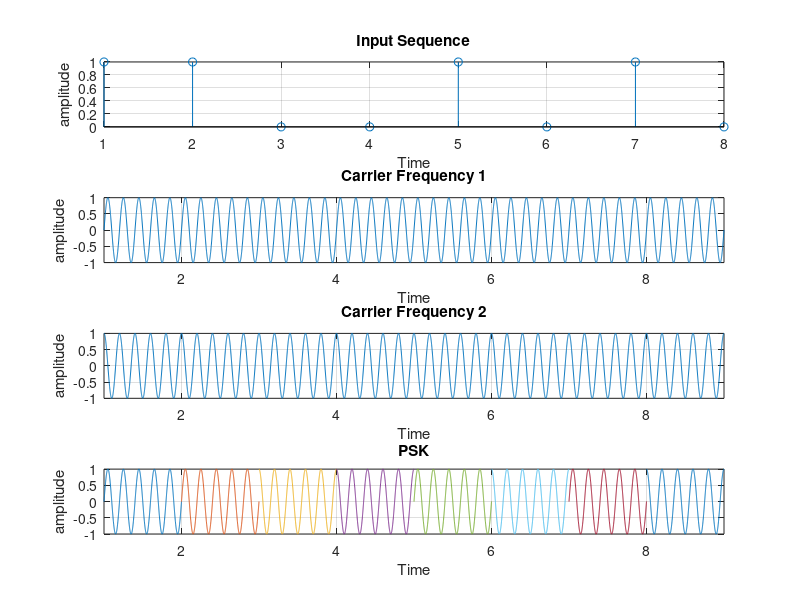

Write the MATLAB code that produced this figure.
% Author : Vishwas K Singh
% Script to plot psk waveform

% Clear everything
clc;
clear all;
close all;

% Take the input sequence and plot it
x = [1 1 0 0 1 0 1 0 ];
nx = size(x,2);
subplot(4,1,1);
stem(x);
title('Input Sequence');
xlabel('Time');
ylabel('amplitude');
hold on;
grid on;

% Plot the carrier with frequency 5
f = 5;
tc = 1:0.001:nx+1;

% Plot carrier 1
fc1 = sin(2*pi*f*tc);
subplot(4,1,2);
plot(tc,fc1);
axis([1 9 -1 1]);
title('Carrier Frequency 1');
xlabel('Time');
ylabel('amplitude');
hold on;
grid on;

% Plot carrier 2
fc2 = cos(2*pi*f*tc);
subplot(4,1,3);
plot(tc,fc2);
axis([1 9 -1 1]);
title('Carrier Frequency 2');
xlabel('Time');
ylabel('amplitude');
hold on;
grid on;

% fc1 for 1, fc2 for 0
i = 1;
while i < nx+1
    t = i:0.001:i+1;
    if x(i) == 1
        psk = sin(2 * pi * f * t);
    else
        psk = cos(2 * pi * f * t);
    end
    
   % Plot the final output
   subplot(4,1,4);
   plot(t,psk);
   axis([1 9 -1 1]);
   title('PSK');
   xlabel('Time');
   ylabel('amplitude');
   hold on;
   grid on;
   
   i = i+1;
end